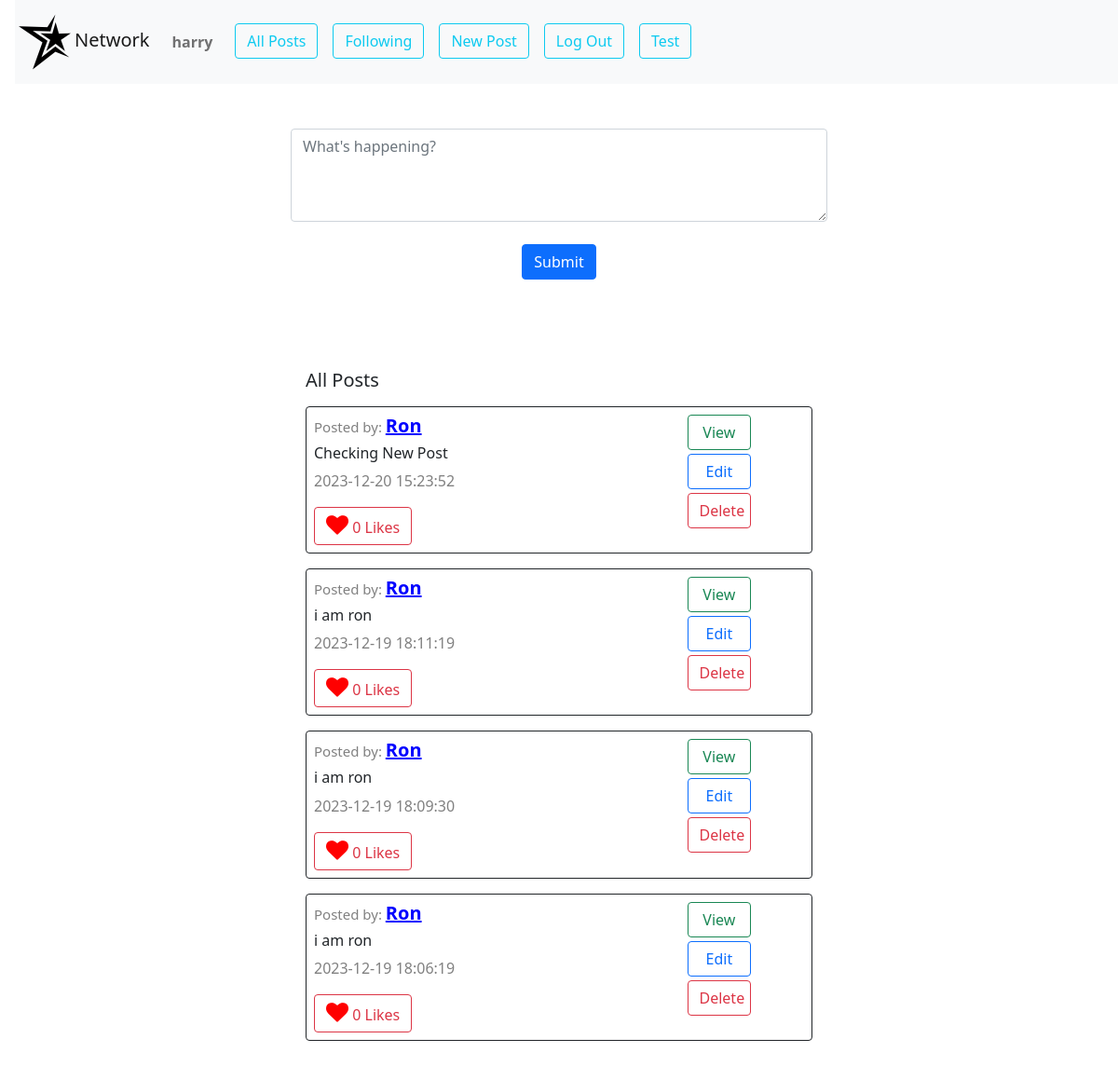
The page / (signed in) on the database its author committed.
### app.py (models this page shows, shortened)
class Users(db.Model):
    __tablename__ = "users"
    id = db.Column(db.Integer, primary_key=True)
    username = db.Column(db.String(80), unique=True, nullable=False)
    hash = db.Column(db.String(200),nullable=False)
    email = db.Column(db.String(120), unique=True, nullable=False)
    first_name=db.Column(db.String(80), nullable=True)
    last_name=db.Column(db.String(80), nullable=True)
    profile_pic_addr=db.Column(db.String(200), nullable=True)
    user_posts=db.relationship('Posts',backref='owner',lazy='dynamic')
    followers = db.relationship('Users',
                                secondary = follow,
                                primaryjoin = (follow.c.following_id == id),
                                secondaryjoin = (follow.c.follower_id == id),
                                backref = 'following'
                                )

class Posts(db.Model):
    __tablename__ = "posts"
    id = db.Column(db.Integer, primary_key=True)
    content = db.Column(db.String(150), nullable=False)
    likes = db.Column(db.Integer, default=0)
    created_at = db.Column(db.DateTime(timezone=True), server_default=db.func.current_timestamp())
    person_id = db.Column(db.Integer, db.ForeignKey('users.id'),nullable=False)

### app.py (the view, shortened to what this page needs)
@app.route("/", methods=["GET", "POST"])
def index():
    posts=Posts.query.order_by(Posts.created_at.desc()).all()
    user_id=session.get("user_id")
    if user_id:
        current_user=Users.query.filter_by(id=user_id).first()
    else:
        current_user=None
    return render_template("index.html",posts=posts,current_user=current_user)

### app.py (called while the page is built)
@app.after_request
def after_request(response):
    response.headers["Cache-Control"] = "no-cache, no-store, must-revalidate"
    response.headers["Expires"] = 0
    response.headers["Pragma"] = "no-cache"
    return response

### templates/index.html (shortened to what this page needs)
{% extends "layout.html" %} {% block body %}
<div id="index_div">
	{% if current_user%}
	<div id="compose-view" class="container-fluid py-5 text-center w-50">
		<form action="/" method="post">
			<textarea
				class="form-control"
				id="compose-body"
				name="current_post"
				placeholder="What's happening?"
				autofocus></textarea>
			<br />
			<input type="submit" id="submit_button" class="btn btn-primary" />
		</form>
	</div>
	{%endif%}
	<div id="post-view" class="container-fluid py-5 w-50">
		<h5 class="ms-3">All Posts</h5>
		{% for item in posts%}
		<div id="display_div_{{item.id}}" class="border border-dark m-3 p-2 rounded">
			<div class="row">
				<div class="col-9">
					<h5>
						<span style="color: grey; font-size: 15px">Posted by: </span
						><a
							style="font-weight: bold; color: blue"
							href="/profile/{{item.owner.id}}"
							>{{item.owner.username}}</a
						>
					</h5>
					<div id="index_content_div_{{item.id}}"><h6  class="mt-2">{{item.content}}</h6></div>
					<p><span style="color: grey">{{item.created_at}}</span></p>
					<button class="btn btn-outline-danger">
						<i style="font-size: 24px; color: red" class="fa">&#xf004;</i>
						{{item.likes}} Likes
					</button>
				</div>
				<div class="col-2 ">
					<div class="row">
						<button data-post_id="{{item.id}}" id="index_view_btn_{{item.id}}" class="btn btn-outline-success mb-1 w-75 view_btn">View</button>
					</div>
					<div class="row">
						<button data-post_id="{{item.id}}" id="index_edit_btn_{{item.id}}" class="btn btn-outline-primary mb-1 w-75 edit_btn">Edit</button>
					</div>
					<div class="row">
						<button data-post_id="{{item.id}}" id="index_delete_btn_{{item.id}}" class="btn btn-outline-danger mb-1 w-75 delete_btn">Delete</button>
					</div>
				</div>
			</div>
		  </div>
		{%endfor%}
	</div>
</div>
{% endblock %}

### templates/layout.html (shortened to what this page needs)
<!DOCTYPE html>
<html lang="en">
	<head>
		<link href="/static/styles.css" rel="stylesheet" />
		<link
			href="https://cdn.jsdelivr.net/npm/bootstrap@5.0.2/dist/css/bootstrap.min.css"
			rel="stylesheet"
 />
		<link
			rel="stylesheet"
			href="https://cdnjs.cloudflare.com/ajax/libs/font-awesome/4.7.0/css/font-awesome.min.css" />
	</head>
	<body>
		<nav class="navbar navbar-expand-lg navbar-light bg-light ms-3">
			<a class="navbar-brand" id="network" href="/"
				><img src="/static/favicon.ico" alt="" />Network</a
			>
			<div>
				<ul class="navbar-nav mr-auto">
					<li class="nav-item">
						{% if current_user %}
						<a class="nav-link me-3" id="username"
							><strong>{{current_user.username}}</strong></a
						>
						{%else%}
						<a class="nav-link me-3" id="username"><strong>Guest</strong></a>
						{%endif%}
					</li>
					<li class="nav-item">
						<a class="btn btn-outline-info me-3" href="/" id="allpost"
							>All Posts</a
						>
					</li>
					{% if current_user %}
					<li class="nav-item">
						<a class="btn btn-outline-info me-3" href="/following" id="follow"
							>Following</a
						>
					</li>
					<li class="nav-item" id="newpost">
						<a class="btn btn-outline-info me-3" href="/newpost" id="newpost"
							>New Post</a
						>
					</li>
					<li class="nav-item">
						<a class="btn btn-outline-info me-3" href="/logout">Log Out</a>
					</li>
					{%endif%}
					<li class="nav-item">
						<a class="btn btn-outline-info me-3" href="/test">Test</a>
					</li>
				</ul>
			</div>
		</nav>
		<div class="body">
			 {% block body %} {% endblock %}
		</div>
	</body>
</html>

### static/styles.css (style rules this page uses)
#compose-body { height: 100px; }

### rows shown on the page
Users: username "harry"
Posts: owner.username "Ron", content "Checking New Post", created_at "2023-12-20 15:23:52", likes "0"
Posts: owner.username "Ron", content "i am ron", created_at "2023-12-19 18:11:19", likes "0"
Posts: owner.username "Ron", content "i am ron", created_at "2023-12-19 18:09:30", likes "0"
Posts: owner.username "Ron", content "i am ron", created_at "2023-12-19 18:06:19", likes "0"
